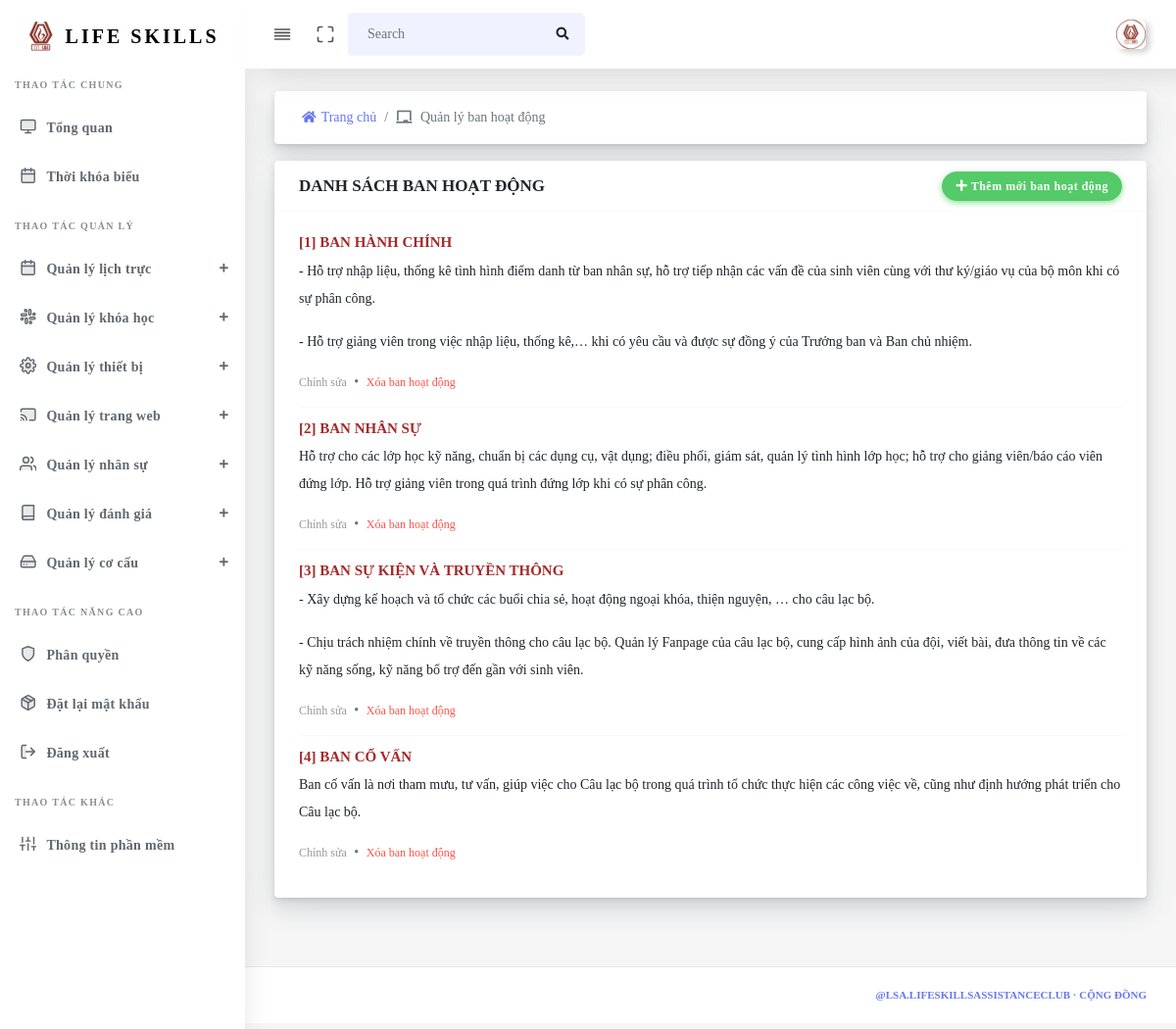
/Admin/Team (signed in), run on an earlier commit of the app's database.
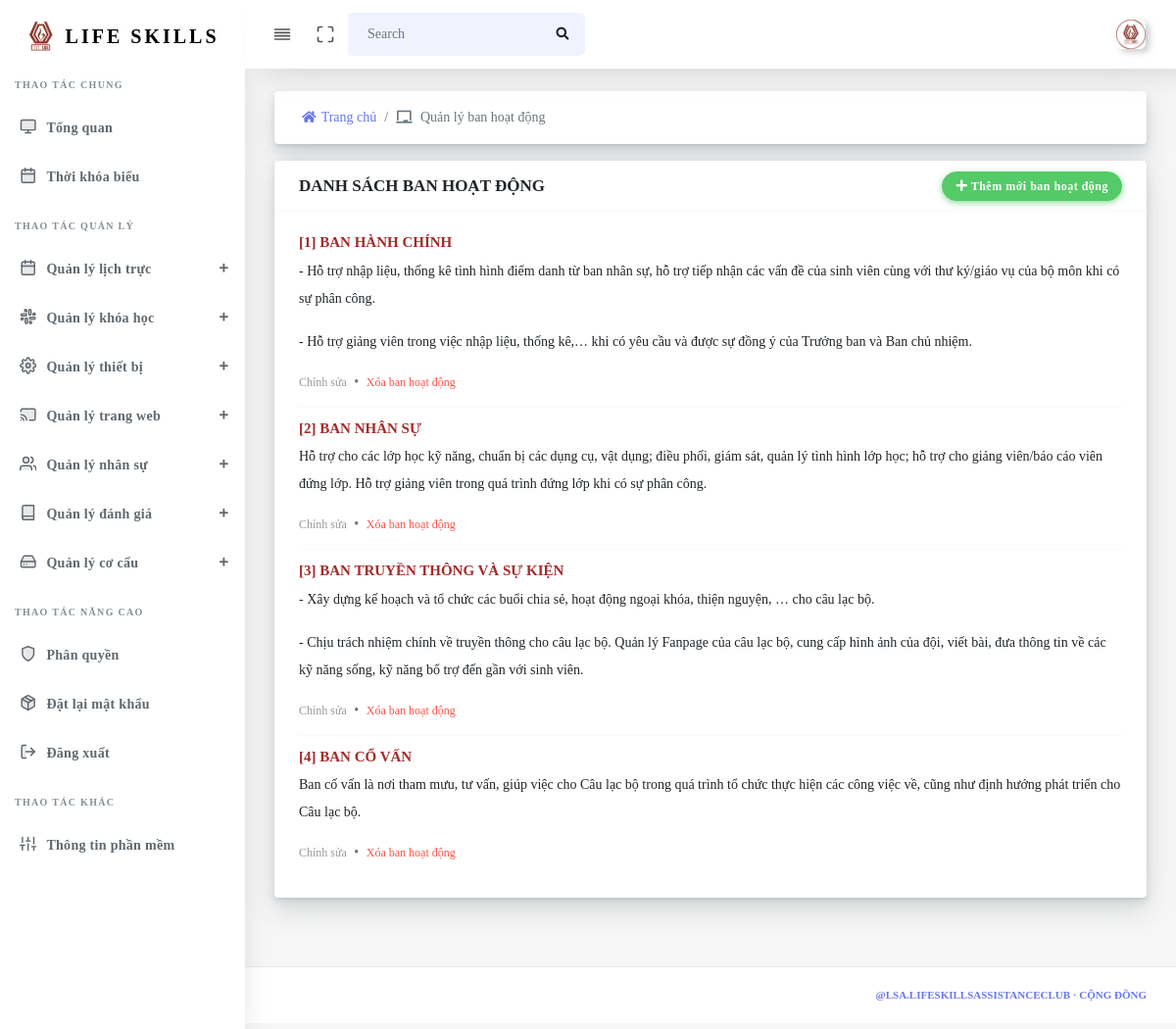
And on a later commit of the database.
### tables this page shows
CREATE TABLE `tbl_team` (
  `id_team` int(255) NOT NULL,
  `name` varchar(255) NOT NULL,
  `description` text NOT NULL
);

### source/views/admin/layout.php (called while the page is built)
<?php
$filepath = realpath(dirname(__FILE__));
require_once($filepath . '/partials/header.php');
require_once($filepath . '/partials/sidebar.php');
require_once($filepath . '/pages/' . $data['page'] . '.php');
require_once($filepath . '/partials/footer.php');
?>

### source/core/Controller.php (called while the page is built, shortened)
<?php
class Controller
{
    public function viewAdmin($view, $data = [])
    {
        require_once(realpath(dirname(__FILE__)) . '/../views/admin/' . $view . '.php');
    }
}
?>

### source/controllers/Admin.php (called while the page is built, shortened)
<?php
class Admin extends Controller
{
  private $Team;
  function __construct()
  {
    $this->Team             = $this->model("Team");
  }
  public function Team()
  {
    $Notification = [];
    $this->viewAdmin("layout", [
      "page"          => "organization/team/team",
      "ListTeam"      => $this->Team->getTeam(),
      "Notification"  => $Notification,
    ]);
  }
}

### source/core/App.php (called while the page is built, shortened)
<?php
class App
{
    protected $action       = "Index";
    function __construct()
    {
        $arr        = $this->UrlProcess();
        $filepath   = realpath(dirname(__FILE__));
        if (isset($arr[0])) {
            if (file_exists($filepath . '/../controllers/' . $arr[0] . '.php')) {
                if ($arr[0] == "Admin") {
                    $this->action = "Home";
                }
                unset($arr[0]);
            }
        }
        $this->controller = new $this->controller;
        if (isset($arr[1])) {
            if (method_exists($this->controller, $arr[1])) {
                $this->action = $arr[1];
            }
            unset($arr[1]);
        }
        $this->params = $arr ? array_values($arr) : [];
        call_user_func_array([$this->controller, $this->action], $this->params);
    }
    function UrlProcess()
    {
        if (isset($_GET["url"])) return explode("/", filter_var(trim($_GET["url"], "/")));
    }
}
?>

### index.php (called while the page is built, shortened)
<?php
$myApp = new App();
?>

### source/core/lib/database.php (called while the page is built, shortened)
<?php
class Database
{
  protected $host   = DB_HOST;
  protected $user   = DB_USER;
  protected $pass   = DB_PASS;
  protected $dbname = DB_NAME;
  public $link;
  private function connectDB()
  {
    $this->link = new mysqli(
      $this->host,
      $this->user,
      $this->pass,
      $this->dbname
    );
  }
  public function select($query)
  {
    $result = $this->link->query($query) or
      die($this->link->error . __LINE__);
    if ($result->num_rows > 0) {
      return $result;
    } else {
      return false;
    }
  }
}

### source/models/Team.php (called while the page is built, shortened)
<?php
class Team
{
  private $db;
  public function __construct()
  {
    $this->db = new Database();
  }
  public function getTeam()
  {
    $query  = "SELECT * FROM tbl_team";
    $result = $this->db->select($query);
    return $result;
  }
}

### source/views/admin/pages/organization/team/team.php (the view, shortened to what this page needs)
<div class="main-content">
  <section class="section mb-3">
    <div class="section-body">
      <div class="row">
        <div class="col-md-12">
          <div class="card mb-2">
            <div class="card-body p-2">
              <nav aria-label="breadcrumb m-0">
                <ol class="breadcrumb bg-white m-0">
                  <li class="breadcrumb-item"><a href="Admin/Home"><i class="fas fa-home"></i>Trang chủ</a></li>
                  <li class="breadcrumb-item active" aria-current="page"><i class="fas fa-chalkboard"></i> Quản lý ban hoạt động </li>
                </ol>
              </nav>
            </div>
          </div>
        </div>
      </div>
    </div>
  </section>
  <section class="section">
    <div class="section-body">
      <div class="row">
        <div class="col-md-12">
          <div class="card">
            <div class="card-header">
              <h4>DANH SÁCH BAN HOẠT ĐỘNG</h4>
              <div class="card-header-action">
                <a href="#" class="btn btn-success" data-toggle="modal" data-target="#addTeam"><i class="fas fa-plus"></i> Thêm mới ban hoạt động</a>
              </div>
            </div>
            <div class="card-body">
              <ul class="list-unstyled list-unstyled-border list-unstyled-noborder">
                <?php $i = 1;
                if ($data['ListTeam']) {
                  while ($value = $data['ListTeam']->fetch_assoc()) { ?>
                    <li class="media">
                      <div class="media-body">
                        <div class="media-title mb-1" style="text-transform: uppercase; color: brown;">
                          [<?php echo $i++ ?>] <?php echo $value['name'] ?>
                        </div>
                        <div class="media-description text-dark">
                          <?php echo $value['description']; ?>
                        </div>
                        <div class="media-links">
                          <a href="Admin/updateTeam&id=<?php echo $value['id_team'] ?>">Chỉnh sửa</a>
                          <div class="bullet"></div>
                          <a href="#" class="text-danger" onclick="deleteTeam('<?php echo $value['id_team'] ?>', '<?php echo $value['name'] ?>');" data-toggle="modal" data-target="#deleteTeam">Xóa ban hoạt động</a>
                        </div>
                      </div>
                    </li>
                <?php }
                } ?>
              </ul>
            </div>
          </div>
        </div>
      </div>
    </div>
  </section>
</div>

### source/views/admin/partials/header.php (shortened to what this page needs)
<!DOCTYPE html>
<html lang="en">
<head>
  <link rel="stylesheet" href="source/public/bundles/bootstrap-daterangepicker/daterangepicker.css">
  <link rel="stylesheet" href="source/public/bundles/prism/prism.css">
  <link rel="stylesheet" href="source/public/css/app.min.css">
  <link rel="stylesheet" href="source/public/bundles/datatables/datatables.min.css">
  <link rel="stylesheet" href="source/public/bundles/bootstrap-social/bootstrap-social.css">
  <link rel="stylesheet" href="source/public/bundles/fullcalendar/fullcalendar.min.css">
  <link rel="stylesheet" href="source/public/bundles/izitoast/css/iziToast.min.css">
  <link rel="stylesheet" href="source/public/bundles/datatables/DataTables-1.10.16/css/dataTables.bootstrap4.min.css">
  <link rel="stylesheet" href="source/public/css/style.css">
  <link rel="stylesheet" href="source/public/css/components.css">
  <link rel="stylesheet" href="source/public/css/custom.css">
</head>
<body onload="showMessage()">
  <div id="app">
    <div class="main-wrapper main-wrapper-1">
      <div class="navbar-bg"></div>
      <nav class="navbar navbar-expand-lg main-navbar sticky">
        <div class="form-inline mr-auto">
          <ul class="navbar-nav mr-3">
            <li><a href="#" data-toggle="sidebar" class="nav-link nav-link-lg
									collapse-btn"> <i data-feather="align-justify"></i></a></li>
            <li><a href="#" class="nav-link nav-link-lg fullscreen-btn">
                <i data-feather="maximize"></i>
              </a></li>
            <li>
              <form class="form-inline mr-auto">
                <div class="search-element">
                  <input class="form-control" id="search-sidebar" type="search" placeholder="Search" aria-label="Search" data-width="200">
                  <button class="btn" type="button">
                    <i class="fas fa-search"></i>
                  </button>
                </div>
              </form>
            </li>
          </ul>
        </div>
        <ul class="navbar-nav navbar-right">
          <li class="dropdown"><a href="#" data-toggle="dropdown" class="nav-link dropdown-toggle nav-link-lg nav-link-user"> <img alt="image" src="source/public/img/logo.png" class="user-img-radious-style"> <span class="d-sm-none d-lg-inline-block"></span></a>
          </li>
        </ul>
      </nav>

### source/views/admin/partials/sidebar.php (shortened to what this page needs)
<div class="main-sidebar sidebar-style-2">
  <aside id="sidebar-wrapper">
    <div class="sidebar-brand">
      <a href="Admin/Home">
        <img alt="image" src="source/public/img/favicon.ico" class="header-logo">
        <span class="logo-name">LIFE SKILLS</span>
      </a>
    </div>
    <ul class="sidebar-menu" id="sidebar-list">
      <li class="menu-header" act>Thao tác chung</li>
      <li class="dropdown">
        <a href="Admin/Home" class="nav-link"><i data-feather="monitor"></i><span>Tổng quan</span></a>
      </li>
      <li class="dropdown">
        <a href="CourseCalendar" class="nav-link"><i data-feather="calendar"></i><span>Thời khóa biểu</span></a>
      </li>
      <li class="menu-header">Thao tác quản lý</li>
      <li class="dropdown">
        <a href="#" class="menu-toggle nav-link has-dropdown"><i data-feather="calendar"></i><span>Quản lý lịch trực</span></a>
      </li>
      <li class="dropdown">
        <a href="#" class="menu-toggle nav-link has-dropdown"><i data-feather="slack"></i><span>Quản lý khóa học</span></a>
      </li>
      <li class="dropdown">
        <a href="#" class="menu-toggle nav-link has-dropdown"><i data-feather="settings"></i><span>Quản lý thiết bị</span></a>
      </li>
      <li class="dropdown">
        <a href="#" class="menu-toggle nav-link has-dropdown"><i data-feather="cast"></i><span>Quản lý trang web</span></a>
      </li>
      <li class="dropdown">
        <a href="#" class="menu-toggle nav-link has-dropdown"><i data-feather="users"></i><span>Quản lý nhân sự</span></a>
      </li>
      <li class="dropdown">
        <a href="#" class="menu-toggle nav-link has-dropdown"><i data-feather="book"></i><span>Quản lý đánh giá</span></a>
      </li>
      <li class="dropdown">
        <a href="#" class="menu-toggle nav-link has-dropdown"><i data-feather="hard-drive"></i><span>Quản lý cơ cấu</span></a>
      </li>
      <li class="menu-header">Thao tác năng cao</li>
      <li class="dropdown">
        <a href="Admin/Decentralization" class="nav-link"><i data-feather="shield"></i><span>Phân quyền</span></a>
      </li>
      <li class="dropdown">
        <a href="Admin/ResetPassword" class="nav-link"><i data-feather="package"></i><span>Đặt lại mật khẩu</span></a>
      </li>
      <li class="dropdown">
        <a href="Auth/Logout" class="nav-link"><i data-feather="log-out"></i><span>Đăng xuất</span></a>
      </li>
      <li class="menu-header">Thao tác khác</li>
      <li><a class="nav-link" href="Admin/SoftwareInformation"><i data-feather="sliders"></i><span>Thông tin phần mềm</span></a></li>
    </ul>
  </aside>
</div>

### source/views/admin/partials/footer.php (shortened to what this page needs)
<footer class="main-footer">
  <div class="footer-right">
    <a class="font-weight-bold" href="https://www.facebook.com/lsa.lifeskillsassistanceclub">@lsa.lifeskillsassistanceclub · Cộng đồng</a></a>
  </div>
</footer>
</div>
</div>
</body>
</html>

What changed in the data, as far as the page shows it:
changed tbl_team: name "BAN SỰ KIỆN VÀ TRUYỀN THÔNG" → "BAN TRUYỀN THÔNG VÀ SỰ KIỆN"
